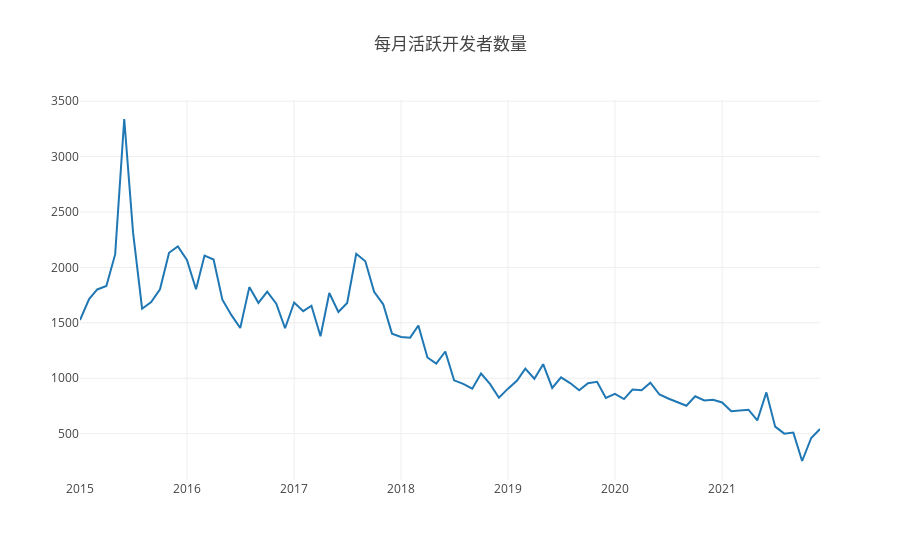

The cell this chart's notebook holds for it:
### Code cell
var startYear = 2015,
  endYear = 2021;
var years = [];
var repo_id = 3228505;
var query = openDigger.driver.clickhouse.query;
for (var y = startYear; y <= endYear; y++) years.push(y);
console.log('任务4');
Promise.all(
  years.map((year) => {
    return query(`
    select created_at, actor_id
    from github_log.events
    where repo_id=${repo_id}  and toYear (created_at) = ${year}
    `);
  })
).then((data) => {
  var tmp = new Map();
  for (let i = 0; i < data.length; i++) {
    for (let j = 0; j < data[i].length; j++) {
      if (!tmp.has(data[i][j].created_at.slice(0, 7))) {
        tmp.set(data[i][j].created_at.slice(0, 7), [data[i][j].actor_id]);
      } else {
        tmp.set(data[i][j].created_at.slice(0, 7), [
          data[i][j].actor_id,
          ...tmp.get(data[i][j].created_at.slice(0, 7)),
        ]);
      }
    }
  }
  let timeArray = [];
  let countArray = [];
  const tmpPair = {};
  for (let key of tmp) {
    let tmpCount = new Set(key[1]).size;
    tmpPair[key[0]] = tmpCount;
  }
  const ordered = Object.fromEntries(Object.entries(tmpPair).sort()); // sort by date
  for(let key in ordered) {
      timeArray.push(key);
      countArray.push(ordered[key]);
  }
  for (let i = 0; i < timeArray.length; i++) {
    console.log("月份: " + timeArray[i]);
    console.log("当月活跃开发者: " + countArray[i]);
  }
  var data = [
    {
      x: timeArray,
      y: countArray,
      type: "scatter",
    },
  ];
  openDigger.render.plotly(data, { title: "每月活跃开发者数量" });
});

### Figure 1 — Plotly figure (JSON) as saved in the notebook; plotly's stock layout.template omitted (floating-point values rounded to 4 significant figures)
{"data": [{"type": "scatter", "x": ["2015-01", "2015-02", "2015-03", "2015-04", "2015-05", "2015-06", "2015-07", "2015-08", "2015-09", "2015-10", "2015-11", "2015-12", "2016-01", "2016-02", "2016-03", "2016-04", "2016-05", "2016-06", "2016-07", "2016-08", "2016-09", "2016-10", "2016-11", "2016-12", "2017-01", "2017-02", "2017-03", "2017-04", "2017-05", "2017-06", "2017-07", "2017-08", "2017-09", "2017-10", "2017-11", "2017-12", "2018-01", "2018-02", "2018-03", "2018-04", "2018-05", "2018-06", "2018-07", "2018-08", "2018-09", "2018-10", "2018-11", "2018-12", "2019-01", "2019-02", "2019-03", "2019-04", "2019-05", "2019-06", "2019-07", "2019-08", "2019-09", "2019-10", "2019-11", "2019-12", "2020-01", "2020-02", "2020-03", "2020-04", "2020-05", "2020-06", "2020-07", "2020-08", "2020-09", "2020-10", "2020-11", "2020-12", "2021-01", "2021-02", "2021-03", "2021-04", "2021-05", "2021-06", "2021-07", "2021-08", "2021-09", "2021-10", "2021-11", "2021-12"], "y": [1525, 1715, 1801, 1832, 2117, 3339, 2318, 1627, 1687, 1803, 2132, 2189, 2068, 1803, 2107, 2071, 1709, 1569, 1453, 1822, 1680, 1781, 1673, 1451, 1683, 1605, 1654, 1378, 1769, 1597, 1679, 2123, 2055, 1779, 1667, 1402, 1372, 1366, 1476, 1187, 1132, 1241, 981, 949, 905, 1042, 946, 824, 906, 979, 1087, 995, 1127, 912, 1008, 956, 891, 955, 967, 822, 858, 812, 898, 891, 960, 853, 817, 786, 752, 837, 799, 805, 781, 702, 707, 716, 619, 872, 563, 500, 509, 253, 461, 542]}], "layout": {"autosize": true, "title": {"text": "每月活跃开发者数量"}, "xaxis": {"autorange": true, "range": ["2015-01-01", "2021-12-01"], "type": "date"}, "yaxis": {"autorange": true, "range": [81.56, 3510.0], "type": "linear"}}}
